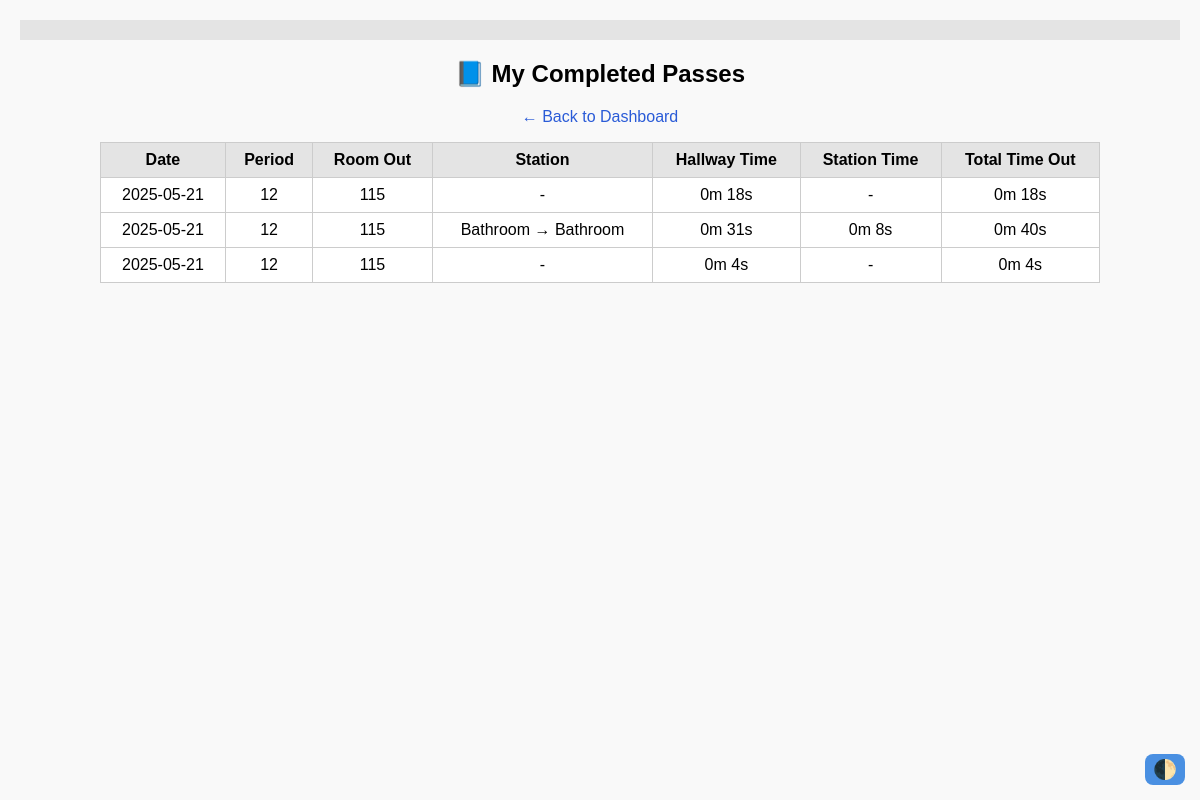
Page /my_passes (signed in) on the earlier database version.
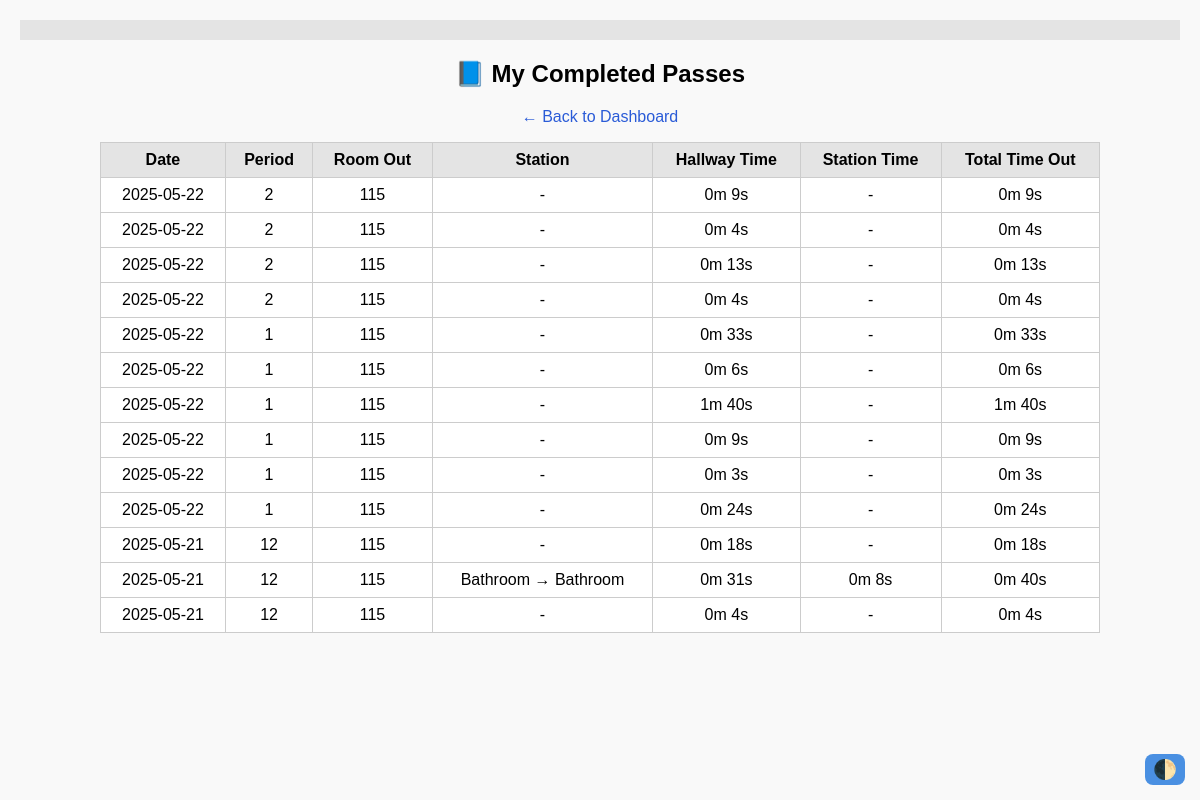
Same page on the later database version.
### src/models.py (models this page shows, shortened)
class Pass(db.Model):
    __tablename__ = "passes"
    id          = db.Column(db.Integer, primary_key=True)
    date        = db.Column(db.Date, default=func.current_date())
    student_id  = db.Column(db.String, db.ForeignKey("users.id"), nullable=False)
    checkout_at     = db.Column(db.DateTime(timezone=True), nullable=False)
    checkin_at      = db.Column(db.DateTime(timezone=True))
    period          = db.Column(db.String(10))
    origin_room     = db.Column(db.String(10), nullable=False)  # main room (where pass starts)
    room_out        = db.synonym("origin_room")
    room_in         = db.Column(db.String(10))  # where the student ends up
    is_override     = db.Column(db.Boolean, default=False)
    note            = db.Column(db.Text)
    status          = db.Column(db.String, default="pending_start", nullable=False)
    total_pass_time = db.Column(db.Integer)
    __table_args__ = (
        db.CheckConstraint(
            "status IN ('pending_start','active','pending_return','returned')"
        ),
        db.UniqueConstraint(
            "student_id", "checkin_at", name="uq_student_one_open_pass"
        ),
    )
    @property
    def station(self):
        return self.origin_room
    @property
    def checkout_time(self):
        return self.checkout_at.time() if self.checkout_at else None
    @property
    def checkin_time(self):
        return self.checkin_at.time() if self.checkin_at else None

### src/routes/core.py (the view)
@core_bp.route('/my_passes')
def my_passes():
    if 'student_id' not in session:
        return redirect(url_for('auth.login'))
    student_id = session['student_id']
    passes = Pass.query.filter_by(
        student_id=student_id,
        status="returned"
    ).order_by(Pass.date.desc(), Pass.checkout_at.desc()).limit(50).all()
    rows = []
    for p in passes:
        logs = sorted(p.events, key=lambda l: l.timestamp)
        station_in = next((l for l in logs if l.event == "in"), None)
        station_out = next((l for l in logs if l.event == "out"), None)
        total_time = (p.checkin_at - p.checkout_at).total_seconds() if p.checkin_at and p.checkout_at else 0
        station_time = (station_out.timestamp - station_in.timestamp).total_seconds() if station_in and station_out else 0
        hallway_time = total_time - station_time if station_time else total_time
        rows.append({
            "date": p.date.strftime('%Y-%m-%d'),
            "period": p.period or "-",
            "room_out": p.room_out or "-",
            "station": f"{station_in.station} → {station_out.station}" if station_in and station_out else "-",
            "hallway": f"{int(hallway_time//60)}m {int(hallway_time%60)}s" if hallway_time else "-",
            "station_time": f"{int(station_time//60)}m {int(station_time%60)}s" if station_time else "-",
            "total": f"{int(total_time//60)}m {int(total_time%60)}s" if total_time else "-"
        })
    return render_template('my_passes.html', passes=rows)

### src/routes/auth.py (called while the page is built)
@auth_bp.before_app_request
def enforce_session_timeout():
    session.permanent = True
    current_app.permanent_session_lifetime = timedelta(
        minutes=SESSION_TIMEOUT_MIN
    )

### templates/my_passes.html (shortened to what this page needs)
{% extends "base.html" %}
{% block content %}
<h2>📘 My Completed Passes</h2>
<a href="{{ url_for('core.student_landing') }}">← Back to Dashboard</a>
<table class="passes-table">
  <thead>
    <tr>
      <th>Date</th>
      <th>Period</th>
      <th>Room Out</th>
      <th>Station</th>
      <th>Hallway Time</th>
      <th>Station Time</th>
      <th>Total Time Out</th>
    </tr>
  </thead>
  <tbody>
    {% for p in passes %}
    <tr>
      <td>{{ p.date }}</td>
      <td>{{ p.period }}</td>
      <td>{{ p.room_out }}</td>
      <td>{{ p.station }}</td>
      <td>{{ p.hallway }}</td>
      <td>{{ p.station_time }}</td>
      <td>{{ p.total }}</td>
    </tr>
    {% endfor %}
  </tbody>
</table>
{% endblock %}

### templates/base.html (shortened to what this page needs)
<!DOCTYPE html>
<html lang="en">
<head>
  <link rel="stylesheet" href="{{ url_for('static', filename='css/style.css') }}" />
</head>
<body>
  <nav class="main-nav">
  </nav>
  <main>
    {% block content %}{% endblock %}
  </main>
</body>
</html>

### static/css/style.css (style rules this page uses)
:root { --bg: #f9f9f9; --text: #000; --card-bg: white; --link: #2a5bd7; --link-hover: #1e40af; --btn-bg: #4a90e2; --btn-hover: #357ab8; --border: #ccc; --error: red; --table-header: #e4e4e4; }
body { font-family: Arial, sans-serif; margin: 0; padding: 20px; background: var(--bg); color: var(--text); text-align: center; }
h1, h2 { margin-top: 10px; margin-bottom: 20px; color: var(--text); }
nav { margin-bottom: 20px; background: var(--table-header); padding: 10px 0; display: flex; justify-content: center; gap: 20px; font-size: 1.1em; }
a { color: var(--link); text-decoration: none; margin: 0 10px; }
table { margin: auto; border-collapse: collapse; width: 95%; background: var(--card-bg); }
th, td { border: 1px solid var(--border); padding: 10px; text-align: center; vertical-align: middle; }
th { background: var(--table-header); }
.main-nav { background: var(--table-header); padding: 10px 0; display: flex; justify-content: center; gap: 20px; font-size: 1.1em; }
.passes-table { margin: 1em auto; border-collapse: collapse; width: 90%; max-width: 1000px; background: var(--card-bg); color: var(--text); font-size: 1em; }
.passes-table th, .passes-table td { border: 1px solid var(--border); padding: 8px 12px; text-align: center; }
.passes-table th { background: var(--table-header); }

Differences in the rows shown:
added Pass: date "2025-05-22", period "2", room_out "115", station "-", hallway "0m 9s", station_time "-", total "0m 9s"
added Pass: date "2025-05-22", period "2", room_out "115", station "-", hallway "0m 4s", station_time "-", total "0m 4s"
added Pass: date "2025-05-22", period "2", room_out "115", station "-", hallway "0m 13s", station_time "-", total "0m 13s"
added Pass: date "2025-05-22", period "2", room_out "115", station "-", hallway "0m 4s", station_time "-", total "0m 4s"
added Pass: date "2025-05-22", period "1", room_out "115", station "-", hallway "0m 33s", station_time "-", total "0m 33s"
added Pass: date "2025-05-22", period "1", room_out "115", station "-", hallway "0m 6s", station_time "-", total "0m 6s"
added Pass: date "2025-05-22", period "1", room_out "115", station "-", hallway "1m 40s", station_time "-", total "1m 40s"
added Pass: date "2025-05-22", period "1", room_out "115", station "-", hallway "0m 9s", station_time "-", total "0m 9s"
added Pass: date "2025-05-22", period "1", room_out "115", station "-", hallway "0m 3s", station_time "-", total "0m 3s"
added Pass: date "2025-05-22", period "1", room_out "115", station "-", hallway "0m 24s", station_time "-", total "0m 24s"
